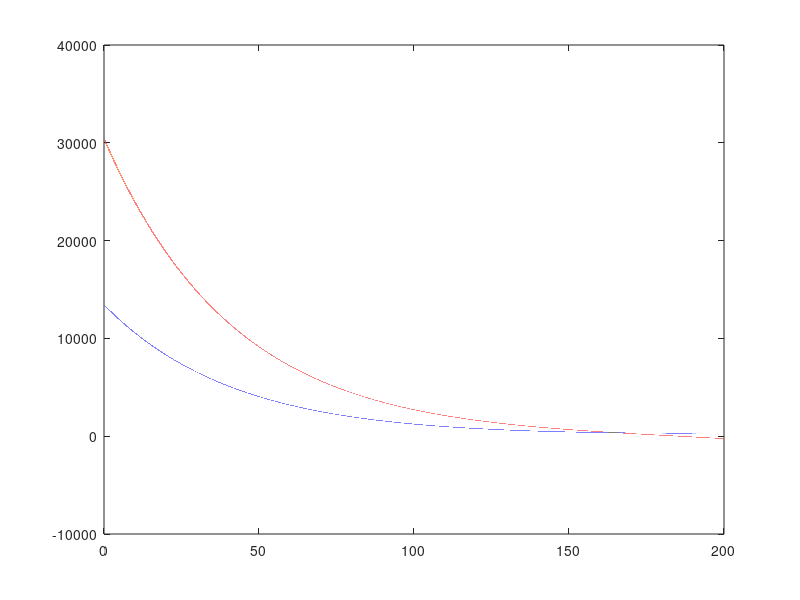

This chart was generated by the following MATLAB code: (Note: this script raises an error after producing the figure.)
A = 30423;
%J = 8626;
J = 13433;

efiAmer = 0.0106;
efiJap  = 0.0544;

f = @(t, x) [-efiAmer*x(2); -efiJap * x(1)];

span = linspace(0, 200, 200000);
[t, x] = ode45(f, span, [J, A]);

size(x);
size(span);

index = find(x(:, 2) < 0, 1);
time  = t(index);
sldrs = x(index, 1);

fprintf('Vreme trajanja bitke: %f\n', time);
fprintf('Broj preostalih vojnika: %f\n', sldrs);

plot(t, x(:, 1), t, x(:, 2));

% Ne radi u Octave
yline(0, '-', 'Istrebljenje');

xlabel('vreme')
ylabel('vojnici')
legend('Japanci', 'Amerikanci');